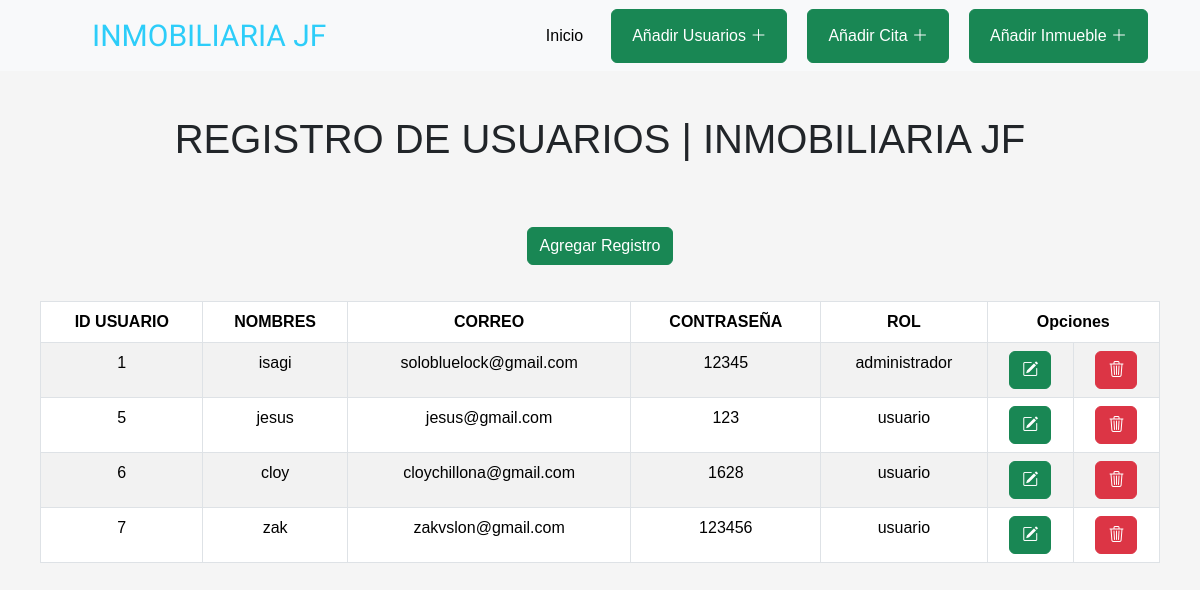
Page /crudusuarios/index.php on the committed database.
### tables this page shows
CREATE TABLE `tblusuarios` (
  `id` int(11) NOT NULL,
  `Nombres` varchar(40) NOT NULL,
  `Correo` varchar(40) NOT NULL,
  `Contraseña` varchar(40) NOT NULL,
  `rol` enum('usuario','administrador') NOT NULL
);

### crudusuarios/index.php (the view, shortened to what this page needs)
<?php
include 'conexion.php';
$consulta = "SELECT * FROM TblUsuarios";
$resultado = $con->query($consulta);
?>
<!DOCTYPE html>
<html lang="en">
<head>
    <link href="https://cdn.jsdelivr.net/npm/bootstrap@5.3.2/dist/css/bootstrap.min.css" rel="stylesheet">
    <link rel="stylesheet" href="https://cdn.jsdelivr.net/npm/bootstrap-icons@1.11.2/font/bootstrap-icons.min.css">
    <link rel="stylesheet" href="realstate/estilos.css">
</head>
<body>
    <header>
        <nav class="navbar navbar-expand-lg navbar-light bg-light">
            <div class="container-fluid">
                <a class="navbar-brand" href="#">
                    <span> INMOBILIARIA JF </span>
                </a>
                <div class="collapse navbar-collapse" id="navbarNav">
                    <ul class="navbar-nav ms-auto d-flex align-items-center">
                        <li class="nav-item">
                            <a class="nav-link active" aria-current="page" href="../pagina_html/entrar_admin.php">Inicio</a>
                        </li>
                        <li class="nav-item">
                            <button type="button" class="btn btn-success "><a class="nav-link text-white" href="../crudusuarios/index.php">Añadir Usuarios
                                    <i class="bi bi-plus-lg"></i></a></button>
                        </li>
                        <li class="nav-item">
                            <button type="button" class="btn btn-success "><a class="nav-link text-white" href="../crudcitas/index.php">Añadir Cita
                                    <i class="bi bi-plus-lg"></i></a></button>
                        </li>
                        <li class="nav-item">
                            <button type="button" class="btn btn-success "><a class="nav-link text-white" href="../crudinmuebles/index.php">Añadir Inmueble
                                    <i class="bi bi-plus-lg"></i></a></button>
                        </li>
                    </ul>
                </div>
            </div>
        </nav>
    </header>
    <br>
    <div class="container">
        <div class="row text-center">
            <h1>REGISTRO DE USUARIOS | INMOBILIARIA JF</h1>
        </div>
    </div>
    <br>
    <div class="container">
        <div class="text-center mb-3">
            <a href="create.php" class="btn btn-success">Agregar Registro</a>
        </div>
        <div class="container">
            <table class="table table-bordered table-striped text-center">
                <thead>
                    <tr>
                        <th>ID USUARIO</th>
                        <th>NOMBRES</th>
                        <th>CORREO</th>
                        <th>CONTRASEÑA</th>
                        <th>ROL</th>
                        <th colspan="2" class="text-center">Opciones</th>
                    </tr>
                </thead>
                <tbody>
                    <?php while ($fila = $resultado->fetch_assoc()) : ?>
                        <tr>
                            <td><?= $fila['id'] ?></td>
                            <td><?= $fila['Nombres'] ?></td>
                            <td><?= $fila['Correo'] ?></td>
                            <td><?= $fila['Contraseña'] ?></td>
                            <td><?= $fila['rol'] ?></td>
                            <td>
                                <a href="editar.php?id=<?= $fila['id'] ?>" class="btn btn-success">
                                    <i class="bi bi-pencil-square"></i>
                                </a>
                            </td>
                            <td>
                                <button type="button" class="btn btn-danger" data-bs-toggle="modal" data-bs-target="#confirmDeleteModal<?= $fila['id'] ?>">
                                    <i class="bi bi-trash3"></i>
                                </button>
                            </td>
                        </tr>
                    <?php endwhile; ?>
                </tbody>
            </table>
        </div>
</body>
</html>

### crudusuarios/realstate/estilos.css (style rules this page uses)
body, h1, h2, h3, p, ul, li, form, input, select, button { margin: 0; padding: 0; box-sizing: border-box; }
body { font-family: Arial, sans-serif; background-color: #f5f5f5; }
.container { max-width: 1200px; margin: 0 auto; padding: 20px; }
header { background-color: #ffffff; color: #6b6969; text-align: center; }
nav ul { list-style: none; }
nav ul li { display: inline; margin-right: 20px; }
.navbar-brand span { font-family: 'Lilita One', sans-serif; font-size: 30px; margin-left: 5rem; color: rgb(45, 205, 249); }

### rows in the picture
tblusuarios: id "1", Nombres "isagi", Correo "solobluelock@gmail.com", Contraseña "12345", rol "administrador"
tblusuarios: id "5", Nombres "jesus", Correo "jesus@gmail.com", Contraseña "123", rol "usuario"
tblusuarios: id "6", Nombres "cloy", Correo "cloychillona@gmail.com", Contraseña "1628", rol "usuario"
tblusuarios: id "7", Nombres "zak", Correo "zakvslon@gmail.com", Contraseña "123456", rol "usuario"
